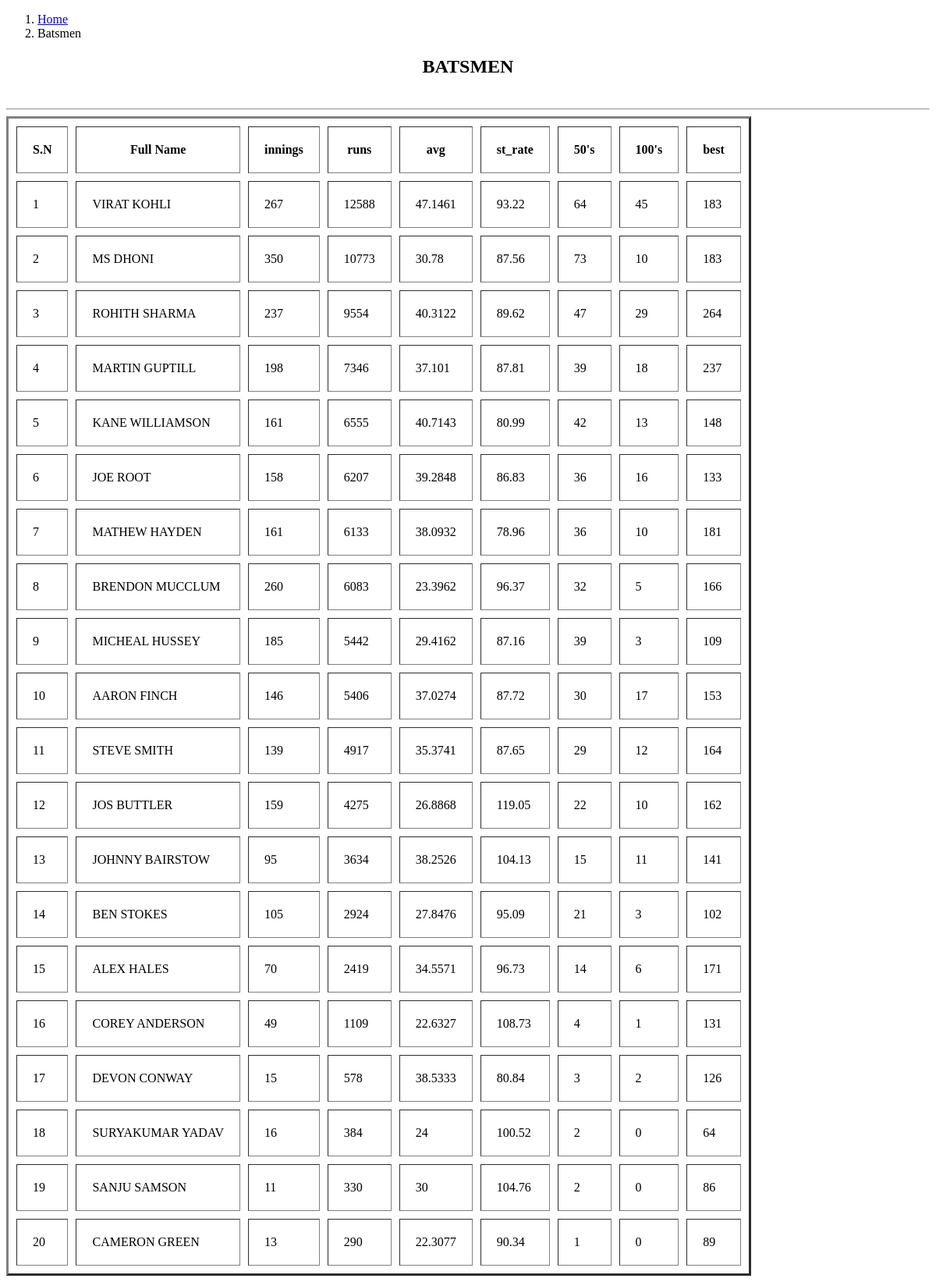
The app's page /batsmen.php with its own data.
### tables this page shows
CREATE TABLE `batsman` (
  `P_ID` int(11) NOT NULL,
  `P_NAME` varchar(20) DEFAULT NULL,
  `MATCHES` int(11) DEFAULT NULL,
  `RUNS` int(11) DEFAULT NULL,
  `AVG` float DEFAULT NULL,
  `ST_RATE` float DEFAULT NULL,
  `FIFTIES` int(11) DEFAULT NULL,
  `HUNDREDS` int(11) DEFAULT NULL,
  `BEST` int(11) DEFAULT NULL
);

### batsmen.php (the view, shortened to what this page needs)
<?php
$sql_1="SELECT * FROM batsman ORDER BY RUNS desc";
$result1=mysqli_query($conn,$sql_1);
$players=mysqli_fetch_all($result1,MYSQLI_ASSOC);
?>
<!DOCTYPE html>
<html lang="en">
<head>
<link href="css/index.css" rel="stylesheet"/>
</head>
<body>
     <nav aria-label="breadcrumb">
        <ol class="breadcrumb py-2">
            <li class="breadcrumb-item">
                <a href="index.php">Home</a>
            </li>
            <li class="breadcrumb-item active" aria-current="page">
                Batsmen
            </li>
        </ol>
    </nav>
    <div class="page-container">
      <h2>BATSMEN</h2><hr>
    <table border ="3" cellspacing="10" cellpadding="20" >
  <tr>
    <th>S.N</th>
    <th>Full Name</th>
    <th>innings</th>
    <th>runs</th>
    <th>avg</th>
    <th>st_rate</th>
    <th>50's</th>
    <th>100's </th>
    <th>best </th>
  </tr>
<?php
  $sn=1;
  foreach ($players as $player) {
 ?>
 <tr>
   <td><?php echo $sn; ?> </td>
   <td><?php echo $player['P_NAME']; ?> </td>
   <td><?php echo $player['MATCHES']; ?> </td>
   <td><?php echo $player['RUNS']; ?> </td>
   <td><?php echo $player['AVG']; ?> </td>
   <td><?php echo $player['ST_RATE']; ?> </td>
   <td><?php echo $player["FIFTIES"]; ?> </td>
   <td><?php echo $player["HUNDREDS"]; ?> </td>
   <td><?php echo $player["BEST"]; ?> </td>
  </tr>
 <?php
  $sn++;}?>
    </table>
  </div>
</body>
</html>

### css/index.css (style rules this page uses)
* { box-sizing: border-box; }
h2 { text-align: center; padding-bottom: 20px; }

### records on screen
batsman: P_NAME "VIRAT KOHLI", MATCHES "267", RUNS "12588", AVG "47.1461", ST_RATE "93.22", FIFTIES "64", HUNDREDS "45", BEST "183"
batsman: P_NAME "MS DHONI", MATCHES "350", RUNS "10773", AVG "30.78", ST_RATE "87.56", FIFTIES "73", HUNDREDS "10", BEST "183"
batsman: P_NAME "ROHITH SHARMA", MATCHES "237", RUNS "9554", AVG "40.3122", ST_RATE "89.62", FIFTIES "47", HUNDREDS "29", BEST "264"
batsman: P_NAME "MARTIN GUPTILL", MATCHES "198", RUNS "7346", AVG "37.101", ST_RATE "87.81", FIFTIES "39", HUNDREDS "18", BEST "237"
batsman: P_NAME "KANE WILLIAMSON", MATCHES "161", RUNS "6555", AVG "40.7143", ST_RATE "80.99", FIFTIES "42", HUNDREDS "13", BEST "148"
batsman: P_NAME "JOE ROOT", MATCHES "158", RUNS "6207", AVG "39.2848", ST_RATE "86.83", FIFTIES "36", HUNDREDS "16", BEST "133"
batsman: P_NAME "MATHEW HAYDEN", MATCHES "161", RUNS "6133", AVG "38.0932", ST_RATE "78.96", FIFTIES "36", HUNDREDS "10", BEST "181"
batsman: P_NAME "BRENDON MUCCLUM", MATCHES "260", RUNS "6083", AVG "23.3962", ST_RATE "96.37", FIFTIES "32", HUNDREDS "5", BEST "166"
batsman: P_NAME "MICHEAL HUSSEY", MATCHES "185", RUNS "5442", AVG "29.4162", ST_RATE "87.16", FIFTIES "39", HUNDREDS "3", BEST "109"
batsman: P_NAME "AARON FINCH", MATCHES "146", RUNS "5406", AVG "37.0274", ST_RATE "87.72", FIFTIES "30", HUNDREDS "17", BEST "153"
batsman: P_NAME "STEVE SMITH", MATCHES "139", RUNS "4917", AVG "35.3741", ST_RATE "87.65", FIFTIES "29", HUNDREDS "12", BEST "164"
batsman: P_NAME "JOS BUTTLER", MATCHES "159", RUNS "4275", AVG "26.8868", ST_RATE "119.05", FIFTIES "22", HUNDREDS "10", BEST "162"
batsman: P_NAME "JOHNNY BAIRSTOW", MATCHES "95", RUNS "3634", AVG "38.2526", ST_RATE "104.13", FIFTIES "15", HUNDREDS "11", BEST "141"
batsman: P_NAME "BEN STOKES", MATCHES "105", RUNS "2924", AVG "27.8476", ST_RATE "95.09", FIFTIES "21", HUNDREDS "3", BEST "102"
batsman: P_NAME "ALEX HALES", MATCHES "70", RUNS "2419", AVG "34.5571", ST_RATE "96.73", FIFTIES "14", HUNDREDS "6", BEST "171"
batsman: P_NAME "COREY ANDERSON", MATCHES "49", RUNS "1109", AVG "22.6327", ST_RATE "108.73", FIFTIES "4", HUNDREDS "1", BEST "131"
batsman: P_NAME "DEVON CONWAY", MATCHES "15", RUNS "578", AVG "38.5333", ST_RATE "80.84", FIFTIES "3", HUNDREDS "2", BEST "126"
batsman: P_NAME "SURYAKUMAR YADAV", MATCHES "16", RUNS "384", AVG "24", ST_RATE "100.52", FIFTIES "2", HUNDREDS "0", BEST "64"
batsman: P_NAME "SANJU SAMSON", MATCHES "11", RUNS "330", AVG "30", ST_RATE "104.76", FIFTIES "2", HUNDREDS "0", BEST "86"
batsman: P_NAME "CAMERON GREEN", MATCHES "13", RUNS "290", AVG "22.3077", ST_RATE "90.34", FIFTIES "1", HUNDREDS "0", BEST "89"
